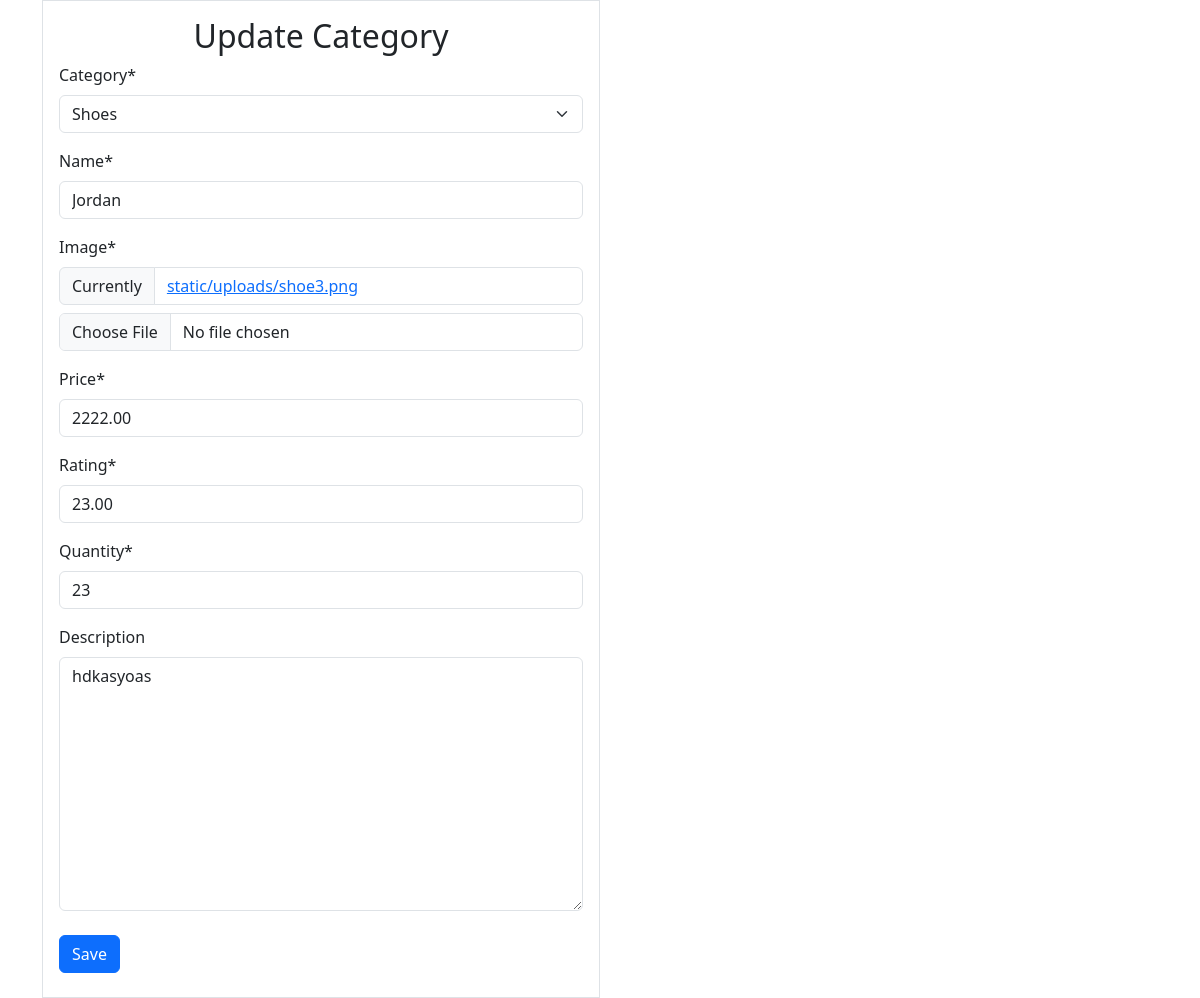
The page /updateproduct/8 on the database its author committed.
### products/models.py (models this page shows, shortened)
class Setting(models.Model):
  title=models.CharField(max_length=200)
  favicon=models.CharField(max_length=500)
  logo=models.CharField(max_length=500)
  contact=models.IntegerField()
  email=models.EmailField(max_length=200)
  address=models.CharField(max_length=200)
  description=models.CharField(max_length=1000,null=True,blank=True)
  created_at=models.DateTimeField(auto_now_add=True)

class Product(models.Model):
  category=models.ForeignKey(Category,on_delete=models.CASCADE,null=True)
  name=models.CharField(max_length=200)
  image=models.FileField(upload_to='static/uploads',null=True)
  price=models.DecimalField(max_digits=10,decimal_places=2)
  rating=models.DecimalField(max_digits=10,decimal_places=2)
  quantity=models.IntegerField()
  description=models.TextField(max_length=1000,null=True,blank=True)
  created_at=models.DateTimeField(auto_now_add=True)

class Category(models.Model):
  name=models.CharField(max_length=200,null=True)
  description=models.TextField(max_length=1000,blank=True)
  created_at=models.DateTimeField(auto_now_add=True,null=True)
  def __str__(self):
    return self.name

### products/views.py (the view, shortened to what this page needs)
# urls.py: path('updateproduct/<int:product_id>',updateProduct),
def updateProduct(request,product_id):
    prodData=Product.objects.get(id=product_id)
    context={
        'prodForm':ProductForm(instance=prodData)
    }
    return render(request,'pages/updateproduct.html',context)

### products/forms.py
class ProductForm(ModelForm):
  class Meta:
    model=Product
    fields='__all__'

### products/general.py (called while the page is built)
def setting(request):
  data=Setting.objects.all()  # get all  from settings
  context={
    'data':data  # pass data to template
  }
  return context

### products/templates/pages/updateproduct.html (shortened to what this page needs)
{% extends "layout.html" %} {% load crispy_forms_tags %} {% block main-content%}
<div class="container">
  <div class="d-flex">
    <div class="col-md-6 p-3 border">
      <h2 class="text-center">Update Category</h2>
      <form action="" method="post">
        {% csrf_token %} {{prodForm | crispy}}
        <button class="btn btn-primary my-2">Save</button>
      </form>
    </div>
  </div>
</div>
{% endblock %}

### rows shown on the page
Product: category "Shoes", price "2222.00", rating "23.00", quantity "23", description "hdkasyoas"
Category: name "Jordan"
